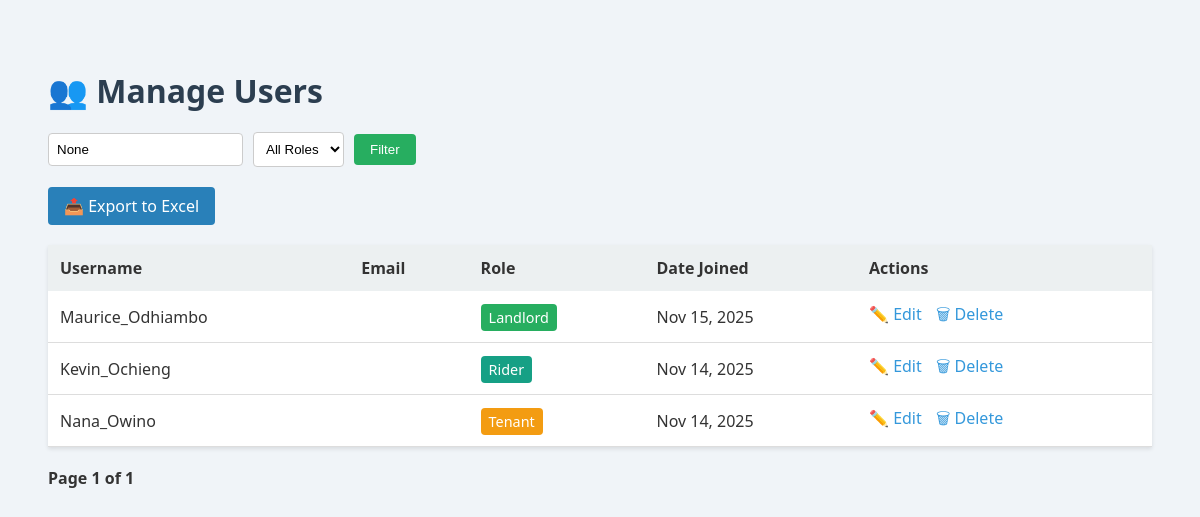
The app's page /dashboard/admin/manage-users/ (signed in) with its own data.
### rentals/models.py (models this page shows, shortened)
class CustomUser(AbstractUser):
    ROLE_CHOICES = (
        ('landlord', 'Landlord'),
        ('rider', 'Rider'),
        ('tenant', 'Tenant'),
    )
    phone = models.CharField(max_length=15, blank=True)
    role = models.CharField(max_length=10, choices=ROLE_CHOICES, default='tenant')

### rentals/views.py (the view)
# urls.py: path('admin/manage-users/', views.manage_users, name='manage_users'),
@login_required
def manage_users(request):
    if not request.user.is_superuser:
        return render(request, 'access_denied.html', {
            'message': "Only admins can manage users."
        })
    role = request.GET.get('role')
    query = request.GET.get('q')
    page_number = request.GET.get('page')
    users = User.objects.exclude(id=request.user.id).order_by('-date_joined')  # ✅ always defined
    if role:
        users = users.filter(role=role)
    if query:
        users = users.filter(
            Q(username__icontains=query) | Q(email__icontains=query)
        )
    paginator = Paginator(users, 10)
    page_obj = paginator.get_page(page_number)
    return render(request, 'admin/manage_users.html', {
        'page_obj': page_obj,
        'role': role,
        'query': query
    })

### rentals/templates/admin/manage_users.html (shortened to what this page needs)
<!DOCTYPE html>
<html>
<head>
</head>
<body>
    <h1>👥 Manage Users</h1>
    <form method="get">
        <input type="text" name="q" placeholder="Search by username or email" value="{{ query }}">
        <select name="role">
            <option value="">All Roles</option>
        </select>
        <button type="submit">Filter</button>
    </form>
    <a href="{% url 'export_users_excel' %}" class="export-btn">📤 Export to Excel</a>
    <table>
        <tr>
            <th>Username</th>
            <th>Email</th>
            <th>Role</th>
            <th>Date Joined</th>
            <th>Actions</th>
        </tr>
        {% for user in page_obj %}
        <tr>
            <td>
                {{ user.username }}
            </td>
            <td>{{ user.email }}</td>
            <td><span class="badge {{ user.role }}">{{ user.role|title }}</span></td>
            <td>{{ user.date_joined|date:"M d, Y" }}</td>
            <td class="actions">
                <a href="{% url 'edit_user' user.id %}">✏️ Edit</a>
                <a href="{% url 'delete_user' user.id %}" onclick="return confirm('Are you sure you want to delete {{ user.username }}?')">🗑 Delete</a>
            </td>
        </tr>
        {% empty %}
        <tr>
            <td colspan="5">No users found.</td>
        </tr>
        {% endfor %}
    </table>
    <div class="pagination">
        <span>Page {{ page_obj.number }} of {{ page_obj.paginator.num_pages }}</span>
    </div>
</body>
</html>

### rentals/templates/admin/manage_users.html (style rules this page uses)
body { font-family: 'Segoe UI', sans-serif; background-color: #f0f4f8; padding: 40px; color: #333; }
h1 { color: #2c3e50; margin-bottom: 20px; }
form { margin-bottom: 20px; display: flex; gap: 10px; flex-wrap: wrap; align-items: center; }
input[type="text"], select { padding: 8px; border: 1px solid #ccc; border-radius: 4px; background-color: #fff; }
button { padding: 8px 16px; background-color: #27ae60; color: white; border: none; border-radius: 4px; cursor: pointer; }
a.export-btn { padding: 8px 16px; background-color: #2980b9; color: white; text-decoration: none; border-radius: 4px; margin-bottom: 20px; display: inline-block; }
table { width: 100%; border-collapse: collapse; background-color: white; box-shadow: 0 2px 4px rgba(0,0,0,0.1); }
th { background-color: #ecf0f1; padding: 12px; text-align: left; font-weight: bold; }
td { padding: 12px; border-bottom: 1px solid #ddd; vertical-align: middle; }
.badge { padding: 4px 8px; border-radius: 4px; color: white; font-size: 0.9em; }
.landlord { background-color: #27ae60; }
.tenant { background-color: #f39c12; }
.rider { background-color: #16a085; }
.actions a { margin-right: 10px; text-decoration: none; color: #3498db; }
.pagination { margin-top: 20px; }
.pagination span { font-weight: bold; }

### records on screen
CustomUser: username "Maurice_Odhiambo", role "Landlord", date_joined "Nov 15, 2025"
CustomUser: username "Kevin_Ochieng", role "Rider", date_joined "Nov 14, 2025"
CustomUser: username "Nana_Owino", role "Tenant", date_joined "Nov 14, 2025"

### other values on screen
{{ page_obj.number }} "1"
{{ page_obj.paginator.num_pages }} "1"
